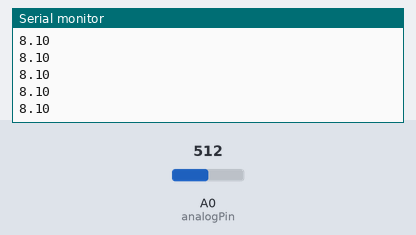
The sketch below on a simulated Arduino Uno, built with avr-gcc and run on an emulated ATmega328P. On the bench: the last lines printed to the serial monitor. The test bench sets the inputs (shaded band); at power-on: A0 (analogPin) = 512.

Above: at 1.2 s.
1.3 s: A0 (analogPin) set to 716
At 1.31 s:
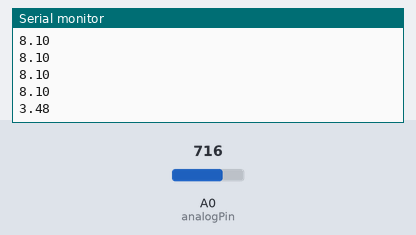
2.8 s: A0 (analogPin) set to 900
At 2.82 s:
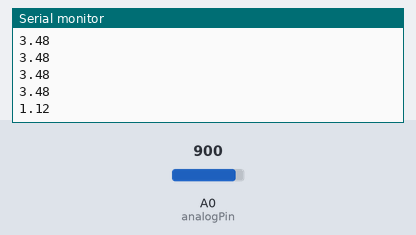
Timing chart, 0 to 5.8 s (numbered marks = the images above; inputs shaded):
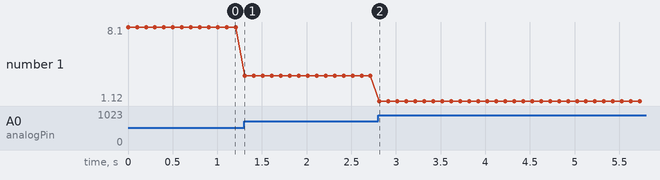

The sketch:

ohm_meter.ino
```cpp
int analogPin = 0;
int raw = 0;
int Vin = 4.6;
float Vout = 0;
float R1 = 8.1;
float R2 = 0;
float buffer = 0;
void setup()
{
  Serial.begin(9600);
}

void loop()
{
  raw = analogRead(analogPin);
  //Serial.print(raw);
  if (raw)
  {
    buffer = raw * Vin;
    Vout = (buffer) / 1024.0;
    buffer = (Vin / Vout) - 1;
    R2 = R1 * buffer;
    //Serial.print("R2: ");
    Serial.println(R2);
    delay(100);
  }
}
```

Measured:
- after the input at 1.3 s, the serial monitor: prints a new line at once (image 1)
- after the input at 2.8 s, the serial monitor: prints a new line at once (image 2)
- plotted number 1: 8.1 → 3.48 after the input at 1.3 s, 3.48 → 1.12 after the input at 2.8 s
